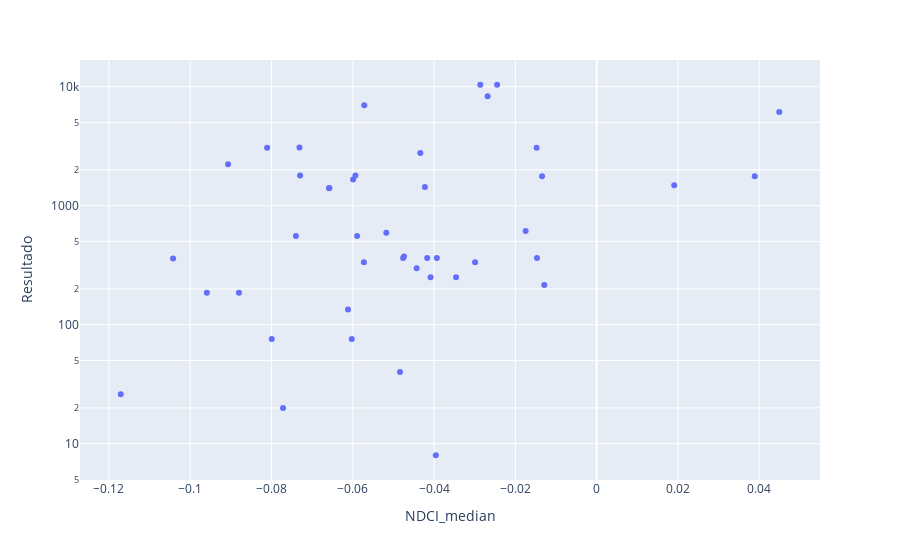

Write notebook code for a chart like this one.
### Code cell
labeled_df = pd.read_csv("data/raw/labeled_data.csv")
px.scatter(labeled_df, x="NDCI_median", y="Resultado", log_y=True)

### Figure 1 — Plotly figure (JSON) as saved in the notebook; plotly's stock layout.template omitted (floating-point values rounded to 4 significant figures)
{"data": [{"hovertemplate": "NDCI_median=%{x}<br>Resultado=%{y}<extra></extra>", "legendgroup": "", "marker": {"color": "#636efa", "symbol": "circle"}, "mode": "markers", "name": "", "orientation": "v", "showlegend": false, "type": "scatter", "x": [-0.0346, -0.04086, -0.05727, -0.02991, -0.04429, -0.07994, -0.06026, -0.09591, -0.08801, -0.1171, -0.04741, -0.06118, -0.07716, -0.07818, -0.03957, -0.03639, -0.037, -0.03516, 0.007826, -0.06088, -0.03317, -0.06585, -0.1042, -0.04839, -0.07401, -0.05894, -0.0417, -0.04762, -0.03086, -0.01288, 0.01908, -0.01343, 0.0389, -0.01469, -0.03931, -0.01747, -0.02448, -0.02863, -0.09069, -0.09069, -0.05718, -0.05993, -0.05175, -0.02682, -0.04339, 0.04493, -0.05936, -0.07297, -0.08108, -0.01477, -0.04227, -0.07313, -0.06576], "xaxis": "x", "y": [251, 251, 335, 335, 298, 76, 76, 186, 186, 26, 374, 134, 20, 0, 8, 0, 0, 0, 0, 0, 0, 1404, 360, 40, 556, 556, 364, 364, 0, 216, 1486, 1766, 1766, 364, 364, 612, 10387, 10387, 0, 2228, 6997, 1664, 594, 8323, 2772, 6142, 1793, 1793, 3077, 3077, 1436, 3083, 1409], "yaxis": "y"}], "layout": {"legend": {"tracegroupgap": 0}, "margin": {"t": 60}, "xaxis": {"anchor": "y", "domain": [0, 1], "title": {"text": "NDCI_median"}}, "yaxis": {"anchor": "x", "domain": [0, 1], "title": {"text": "Resultado"}, "type": "log"}}}
